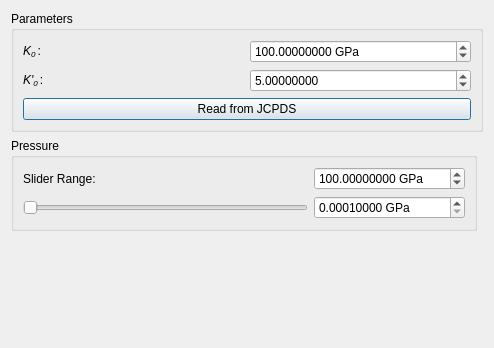
<?xml version="1.0" encoding="UTF-8"?>
<ui version="4.0">
 <class>pressure_slider_dialog</class>
 <widget class="QDialog" name="pressure_slider_dialog">
  <property name="geometry">
   <rect>
    <x>0</x>
    <y>0</y>
    <width>494</width>
    <height>348</height>
   </rect>
  </property>
  <property name="windowTitle">
   <string>Pressure Slider</string>
  </property>
  <layout class="QGridLayout" name="gridLayout_2">
   <item row="0" column="0" colspan="2">
    <widget class="QGroupBox" name="parameters_group">
     <property name="title">
      <string>Parameters</string>
     </property>
     <layout class="QGridLayout" name="gridLayout">
      <item row="0" column="1">
       <widget class="ScientificDoubleSpinBox" name="k0">
        <property name="toolTip">
         <string>&lt;html&gt;&lt;head/&gt;&lt;body&gt;&lt;p&gt;Bulk Modulus (in GPa)&lt;/p&gt;&lt;/body&gt;&lt;/html&gt;</string>
        </property>
        <property name="keyboardTracking">
         <bool>false</bool>
        </property>
        <property name="suffix">
         <string> GPa</string>
        </property>
        <property name="decimals">
         <number>8</number>
        </property>
        <property name="minimum">
         <double>0.000001000000000</double>
        </property>
        <property name="maximum">
         <double>10000000.000000000000000</double>
        </property>
        <property name="value">
         <double>100.000000000000000</double>
        </property>
       </widget>
      </item>
      <item row="2" column="0" colspan="2">
       <widget class="QPushButton" name="read_from_jcpds_button">
        <property name="text">
         <string>Read from JCPDS</string>
        </property>
       </widget>
      </item>
      <item row="0" column="0">
       <widget class="QLabel" name="k0_label">
        <property name="toolTip">
         <string>&lt;html&gt;&lt;head/&gt;&lt;body&gt;&lt;p&gt;Bulk Modulus (in GPa)&lt;/p&gt;&lt;/body&gt;&lt;/html&gt;</string>
        </property>
        <property name="text">
         <string>&lt;html&gt;&lt;head/&gt;&lt;body&gt;&lt;p&gt;&lt;span style=&quot; font-style:italic;&quot;&gt;K&lt;/span&gt;&lt;span style=&quot; font-style:italic; vertical-align:sub;&quot;&gt;0 &lt;/span&gt;:&lt;/p&gt;&lt;/body&gt;&lt;/html&gt;</string>
        </property>
        <property name="buddy">
         <cstring>k0</cstring>
        </property>
       </widget>
      </item>
      <item row="1" column="1">
       <widget class="ScientificDoubleSpinBox" name="k0p">
        <property name="toolTip">
         <string>&lt;html&gt;&lt;head/&gt;&lt;body&gt;&lt;p&gt;&lt;span style=&quot; font-style:italic;&quot;&gt;dK/dP&lt;/span&gt; - the derivative of the bulk modulus with respect to pressure&lt;/p&gt;&lt;/body&gt;&lt;/html&gt;</string>
        </property>
        <property name="keyboardTracking">
         <bool>false</bool>
        </property>
        <property name="decimals">
         <number>8</number>
        </property>
        <property name="minimum">
         <double>0.000001000000000</double>
        </property>
        <property name="maximum">
         <double>10000000.000000000000000</double>
        </property>
        <property name="singleStep">
         <double>0.100000000000000</double>
        </property>
        <property name="value">
         <double>5.000000000000000</double>
        </property>
       </widget>
      </item>
      <item row="1" column="0">
       <widget class="QLabel" name="k0p_label">
        <property name="toolTip">
         <string>&lt;html&gt;&lt;head/&gt;&lt;body&gt;&lt;p&gt;&lt;span style=&quot; font-style:italic;&quot;&gt;dK/dP&lt;/span&gt; - the derivative of the bulk modulus with respect to pressure&lt;/p&gt;&lt;/body&gt;&lt;/html&gt;</string>
        </property>
        <property name="text">
         <string>&lt;html&gt;&lt;head/&gt;&lt;body&gt;&lt;p&gt;&lt;span style=&quot; font-style:italic;&quot;&gt;K'&lt;/span&gt;&lt;span style=&quot; font-style:italic; vertical-align:sub;&quot;&gt;0 &lt;/span&gt;:&lt;/p&gt;&lt;/body&gt;&lt;/html&gt;</string>
        </property>
        <property name="buddy">
         <cstring>k0p</cstring>
        </property>
       </widget>
      </item>
     </layout>
    </widget>
   </item>
   <item row="1" column="0">
    <widget class="QGroupBox" name="pressure_group">
     <property name="title">
      <string>Pressure</string>
     </property>
     <layout class="QGridLayout" name="gridLayout_3">
      <item row="1" column="1">
       <widget class="ScientificDoubleSpinBox" name="pressure">
        <property name="toolTip">
         <string>&lt;html&gt;&lt;head/&gt;&lt;body&gt;&lt;p&gt;Pressure (in GPa)&lt;/p&gt;&lt;/body&gt;&lt;/html&gt;</string>
        </property>
        <property name="keyboardTracking">
         <bool>false</bool>
        </property>
        <property name="suffix">
         <string> GPa</string>
        </property>
        <property name="decimals">
         <number>8</number>
        </property>
        <property name="minimum">
         <double>0.000100000000000</double>
        </property>
        <property name="maximum">
         <double>10000000.000000000000000</double>
        </property>
        <property name="value">
         <double>0.000100000000000</double>
        </property>
       </widget>
      </item>
      <item row="1" column="0">
       <widget class="QSlider" name="pressure_slider">
        <property name="toolTip">
         <string>&lt;html&gt;&lt;head/&gt;&lt;body&gt;&lt;p&gt;Pressure (in GPa)&lt;/p&gt;&lt;/body&gt;&lt;/html&gt;</string>
        </property>
        <property name="minimum">
         <number>0</number>
        </property>
        <property name="maximum">
         <number>100</number>
        </property>
        <property name="orientation">
         <enum>Qt::Horizontal</enum>
        </property>
       </widget>
      </item>
      <item row="0" column="0">
       <widget class="QLabel" name="pressure_slider_range_label">
        <property name="toolTip">
         <string>&lt;html&gt;&lt;head/&gt;&lt;body&gt;&lt;p&gt;Pressure Slider Range&lt;/p&gt;&lt;/body&gt;&lt;/html&gt;</string>
        </property>
        <property name="text">
         <string>Slider Range:</string>
        </property>
        <property name="buddy">
         <cstring>pressure_slider_range</cstring>
        </property>
       </widget>
      </item>
      <item row="0" column="1">
       <widget class="ScientificDoubleSpinBox" name="pressure_slider_range">
        <property name="toolTip">
         <string>&lt;html&gt;&lt;head/&gt;&lt;body&gt;&lt;p&gt;Pressure Slider Range&lt;/p&gt;&lt;/body&gt;&lt;/html&gt;</string>
        </property>
        <property name="keyboardTracking">
         <bool>false</bool>
        </property>
        <property name="suffix">
         <string> GPa</string>
        </property>
        <property name="decimals">
         <number>8</number>
        </property>
        <property name="maximum">
         <double>10000000.000000000000000</double>
        </property>
        <property name="value">
         <double>100.000000000000000</double>
        </property>
       </widget>
      </item>
     </layout>
    </widget>
   </item>
   <item row="4" column="0" colspan="2">
    <spacer name="verticalSpacer">
     <property name="orientation">
      <enum>Qt::Vertical</enum>
     </property>
     <property name="sizeHint" stdset="0">
      <size>
       <width>20</width>
       <height>40</height>
      </size>
     </property>
    </spacer>
   </item>
  </layout>
 </widget>
 <customwidgets>
  <customwidget>
   <class>ScientificDoubleSpinBox</class>
   <extends>QDoubleSpinBox</extends>
   <header>scientificspinbox.py</header>
  </customwidget>
 </customwidgets>
 <tabstops>
  <tabstop>k0</tabstop>
  <tabstop>k0p</tabstop>
  <tabstop>read_from_jcpds_button</tabstop>
  <tabstop>pressure_slider_range</tabstop>
  <tabstop>pressure_slider</tabstop>
  <tabstop>pressure</tabstop>
 </tabstops>
 <resources/>
 <connections/>
</ui>
